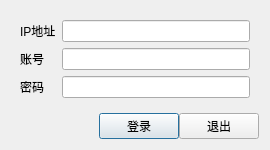
<?xml version="1.0" encoding="UTF-8"?>
<ui version="4.0">
 <class>LoginDialog</class>
 <widget class="QDialog" name="LoginDialog">
  <property name="geometry">
   <rect>
    <x>0</x>
    <y>0</y>
    <width>270</width>
    <height>150</height>
   </rect>
  </property>
  <property name="sizePolicy">
   <sizepolicy hsizetype="Fixed" vsizetype="Fixed">
    <horstretch>0</horstretch>
    <verstretch>0</verstretch>
   </sizepolicy>
  </property>
  <property name="minimumSize">
   <size>
    <width>270</width>
    <height>150</height>
   </size>
  </property>
  <property name="maximumSize">
   <size>
    <width>270</width>
    <height>150</height>
   </size>
  </property>
  <property name="windowTitle">
   <string>登录</string>
  </property>
  <layout class="QGridLayout" name="gridLayout_2">
   <item row="2" column="0">
    <widget class="QWidget" name="widget_2" native="true">
     <layout class="QHBoxLayout" name="horizontalLayout">
      <property name="spacing">
       <number>0</number>
      </property>
      <property name="leftMargin">
       <number>0</number>
      </property>
      <property name="topMargin">
       <number>0</number>
      </property>
      <property name="rightMargin">
       <number>0</number>
      </property>
      <property name="bottomMargin">
       <number>0</number>
      </property>
      <item>
       <spacer name="horizontalSpacer">
        <property name="orientation">
         <enum>Qt::Horizontal</enum>
        </property>
        <property name="sizeHint" stdset="0">
         <size>
          <width>40</width>
          <height>20</height>
         </size>
        </property>
       </spacer>
      </item>
      <item>
       <widget class="QPushButton" name="pushButton_login">
        <property name="text">
         <string>登录</string>
        </property>
       </widget>
      </item>
      <item>
       <widget class="QPushButton" name="pushButton_exit">
        <property name="text">
         <string>退出</string>
        </property>
       </widget>
      </item>
     </layout>
    </widget>
   </item>
   <item row="0" column="0">
    <widget class="QWidget" name="widget" native="true">
     <layout class="QGridLayout" name="gridLayout">
      <item row="0" column="0">
       <widget class="QLabel" name="label">
        <property name="text">
         <string>IP地址</string>
        </property>
       </widget>
      </item>
      <item row="0" column="1">
       <widget class="QLineEdit" name="lineEdit_IPaddress"/>
      </item>
      <item row="1" column="0">
       <widget class="QLabel" name="label_2">
        <property name="text">
         <string>账号</string>
        </property>
       </widget>
      </item>
      <item row="1" column="1">
       <widget class="QLineEdit" name="lineEdit_account"/>
      </item>
      <item row="2" column="0">
       <widget class="QLabel" name="label_3">
        <property name="text">
         <string>密码</string>
        </property>
       </widget>
      </item>
      <item row="2" column="1">
       <widget class="QLineEdit" name="lineEdit_password">
        <property name="echoMode">
         <enum>QLineEdit::Password</enum>
        </property>
       </widget>
      </item>
     </layout>
    </widget>
   </item>
   <item row="1" column="0">
    <spacer name="verticalSpacer">
     <property name="orientation">
      <enum>Qt::Vertical</enum>
     </property>
     <property name="sizeHint" stdset="0">
      <size>
       <width>20</width>
       <height>36</height>
      </size>
     </property>
    </spacer>
   </item>
  </layout>
 </widget>
 <resources/>
 <connections/>
</ui>
